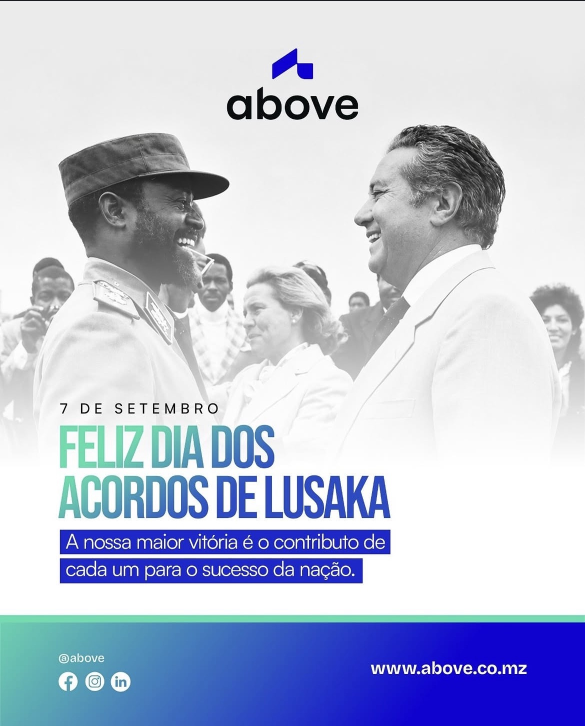
#> input picture cartaz/assets/referencia-cartaz-original.jpg, 1170 x 1451 px, found by its file name (shown at 1/2 size)
$ python build_plate.py
#> lines starting #> are read from the running program, lines starting #| are printed output that depends on the picture
"""Clean photographic base plate from the reference poster:
   - erases the previous brand mark from the sky
   - erases the old headline block by continuing the photo's fade to white
"""
from PIL import Image, ImageFilter
import numpy as np

src = np.array(Image.open('assets/referencia-cartaz-original.jpg').convert('RGB')).astype(np.float32)
H, W, _ = src.shape
#> H = 1451; W = 1170

# --- 1. the source has a dark scan line on the very first rows ------------
src[0:5, :, :] = src[6, :, :]

# --- 2. erase the previous logo lockup from the flat sky ------------------
x0, x1, y0, y1 = 425, 745, 78, 254
ring = np.concatenate([
    src[y0 - 14:y0 - 2, x0:x1].reshape(-1, 3),
    src[y1 + 2:y1 + 14, x0:x1].reshape(-1, 3),
    src[y0:y1, x0 - 14:x0 - 2].reshape(-1, 3),
    src[y0:y1, x1 + 2:x1 + 14].reshape(-1, 3),
])
src[y0:y1, x0:x1] = np.median(ring, axis=0)
band = Image.fromarray(src[y0 - 20:y1 + 20, x0 - 20:x1 + 20].clip(0, 255).astype(np.uint8))
src[y0 - 20:y1 + 20, x0 - 20:x1 + 20] = np.asarray(
    band.filter(ImageFilter.GaussianBlur(4)), dtype=np.float32)

# --- 3. erase the old text block: continue the fade down to pure white ----
FADE_TOP, FADE_END = 790, 950
seed = src[FADE_TOP - 12:FADE_TOP].mean(axis=0)                 # clean row profile
#> seed = 1170 rows, first 8: [215.3, 215.3, 215.3], [215.4, 215.4, 215.4], [215.8, 215.8, 215.8], [215.7, 215.7, 215.7], [215.6, 215.6, 215.6], [214.5, 214.5, 214.5], [212.9, 212.9, 212.9], [211.8, 211.8, 211.8]
# pre-blurred variants of that profile; deeper rows use a softer one so the
# vertical continuation dissolves instead of streaking
levels = [0, 6, 18, 44, 90]
prof = []
for s in levels:
    row = Image.fromarray(seed.clip(0, 255).astype(np.uint8)[None, :, :])
    prof.append(np.asarray(row.filter(ImageFilter.GaussianBlur(s)) if s else row,
                           dtype=np.float32)[0])
#> after the loop, prof = 5 items

t = np.linspace(0, 1, FADE_END - FADE_TOP, dtype=np.float32)
#> t = 160 values from 0 to 1
t = t * t * (3 - 2 * t)                                          # smoothstep
k = t * (len(levels) - 1)
#> k = 160 values from 0 to 4
lo = np.clip(np.floor(k).astype(int), 0, len(levels) - 1)
#> lo = 160 values from 0 to 4
hi = np.clip(lo + 1, 0, len(levels) - 1)
#> hi = 160 values from 1 to 4
f = (k - lo)[:, None, None]
#> f = 160 values, max 1 at index 158, min 0 at index 0, mean 0.494
stack = np.stack(prof)
soft = stack[lo] * (1 - f) + stack[hi] * f                       # (n, W, 3)
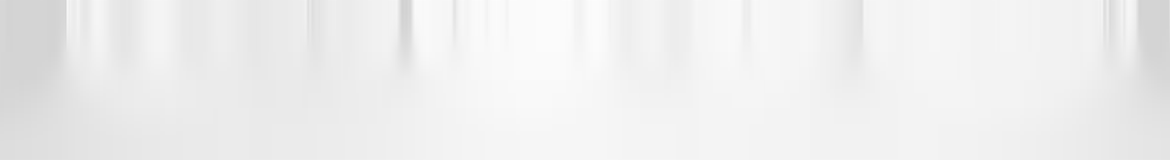
#> soft: shape (160, 1170, 3) float64; min 209, max 252, mean 238.7
src[FADE_TOP:FADE_END] = soft * (1 - t[:, None, None]) + 255.0 * t[:, None, None]
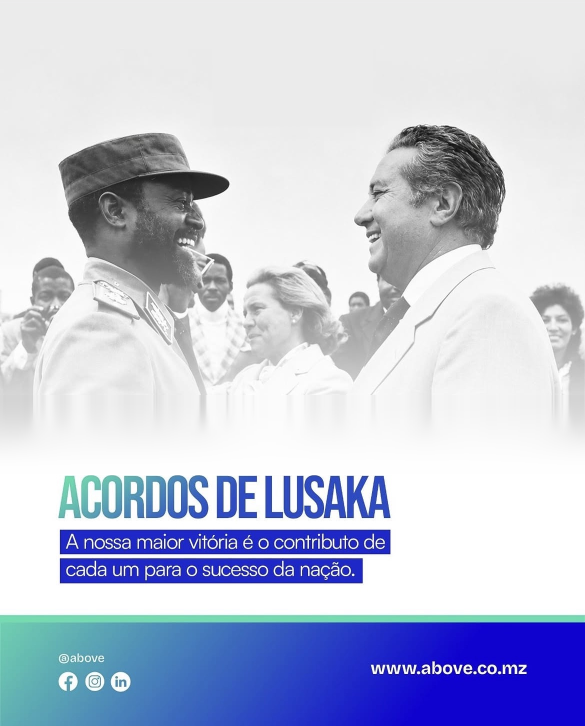
#> src: shape (1451, 1170, 3) float32 (shown at 1/2 size); mean R, G, B 191.2, 197.3, 218.7
src[FADE_END:] = 255.0
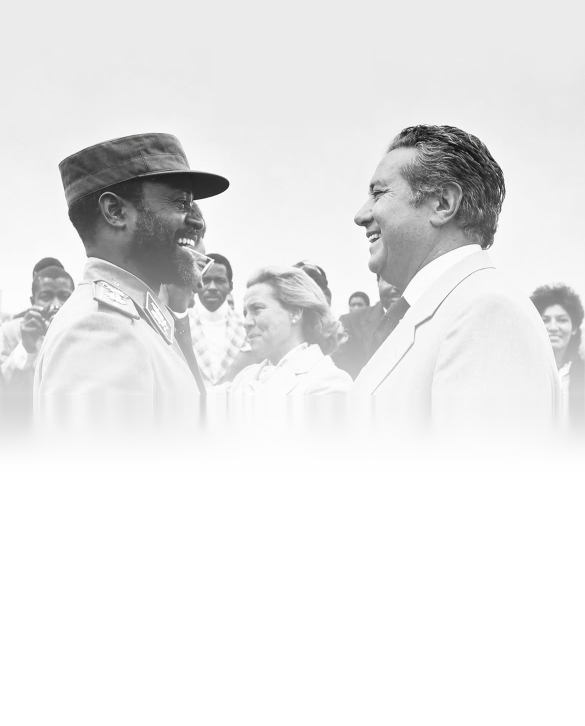
#> src: shape (1451, 1170, 3) float32 (shown at 1/2 size); mean R, G, B 232.7, 232.7, 232.7

patch = Image.fromarray(src[FADE_TOP - 30:FADE_END + 8].clip(0, 255).astype(np.uint8))
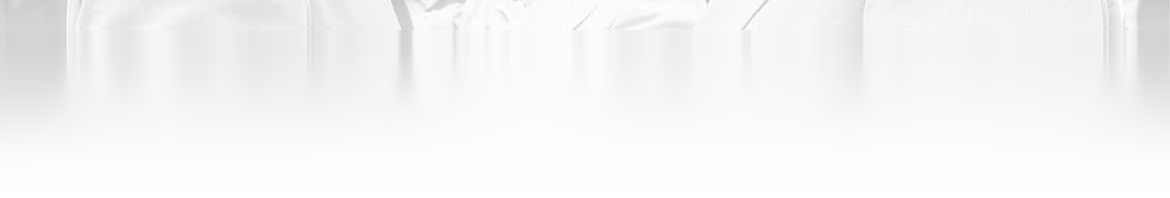
#> patch: PIL image 1170x198 RGB; min 196, max 255, mean 245.6
src[FADE_TOP - 30:FADE_END + 8] = np.asarray(
    patch.filter(ImageFilter.GaussianBlur(2.0)), dtype=np.float32)

Image.fromarray(src.clip(0, 255).astype(np.uint8)).save('assets/plate.png')
print('plate written', W, H)
#| plate written 1170 1451
